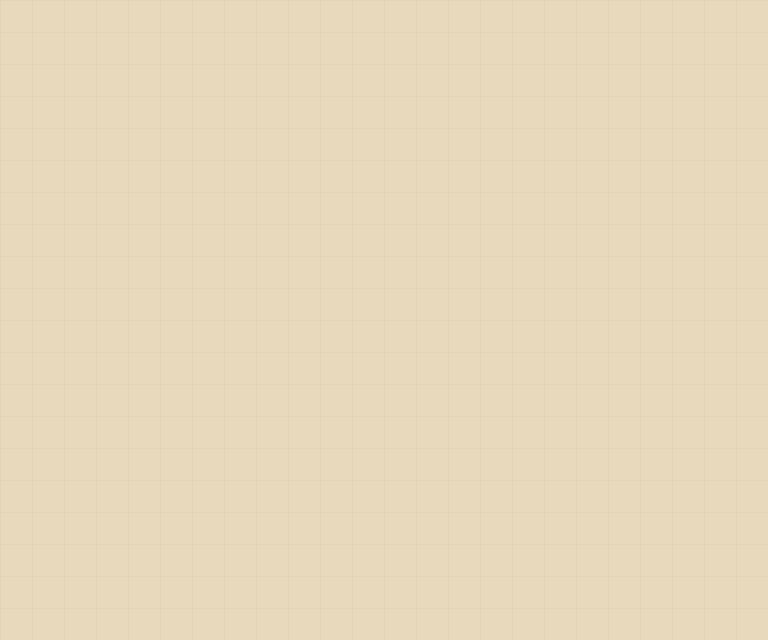

Below is a game level as drawn by its tile map, then a one-line description and the .tmx file that defines it, in full:
An orthogonal 24x20 tile map with 32x32 px tiles, 1 tile layer (01_Ground) and 7 objects.

<map version="1.10" tiledversion="1.10.2" orientation="orthogonal" renderorder="right-down" width="24" height="20" tilewidth="32" tileheight="32" infinite="0"><tileset firstgid="1" name="terrain" tilewidth="32" tileheight="32" tilecount="3" columns="3"><image source="terrain.png" width="96" height="32" /></tileset><objectgroup id="1" name="00_Metadata" /><layer id="2" name="01_Ground" width="24" height="20"><data encoding="csv">3,3,3,3,3,3,3,3,3,3,3,3,3,3,3,3,3,3,3,3,3,3,3,3,3,3,3,3,3,3,3,3,3,3,3,3,3,3,3,3,3,3,3,3,3,3,3,3,3,3,3,3,3,3,3,3,3,3,3,3,3,3,3,3,3,3,3,3,3,3,3,3,3,3,3,3,3,3,3,3,3,3,3,3,3,3,3,3,3,3,3,3,3,3,3,3,3,3,3,3,3,3,3,3,3,3,3,3,3,3,3,3,3,3,3,3,3,3,3,3,3,3,3,3,3,3,3,3,3,3,3,3,3,3,3,3,3,3,3,3,3,3,3,3,3,3,3,3,3,3,3,3,3,3,3,3,3,3,3,3,3,3,3,3,3,3,3,3,3,3,3,3,3,3,3,3,3,3,3,3,3,3,3,3,3,3,3,3,3,3,3,3,3,3,3,3,3,3,3,3,3,3,3,3,3,3,3,3,3,3,3,3,3,3,3,3,3,3,3,3,3,3,3,3,3,3,3,3,3,3,3,3,3,3,3,3,3,3,3,3,3,3,3,3,3,3,3,3,3,3,3,3,3,3,3,3,3,3,3,3,3,3,3,3,3,3,3,3,3,3,3,3,3,3,3,3,3,3,3,3,3,3,3,3,3,3,3,3,3,3,3,3,3,3,3,3,3,3,3,3,3,3,3,3,3,3,3,3,3,3,3,3,3,3,3,3,3,3,3,3,3,3,3,3,3,3,3,3,3,3,3,3,3,3,3,3,3,3,3,3,3,3,3,3,3,3,3,3,3,3,3,3,3,3,3,3,3,3,3,3,3,3,3,3,3,3,3,3,3,3,3,3,3,3,3,3,3,3,3,3,3,3,3,3,3,3,3,3,3,3,3,3,3,3,3,3,3,3,3,3,3,3,3,3,3,3,3,3,3,3,3,3,3,3,3,3,3,3,3,3,3,3,3,3,3,3,3,3,3,3,3,3,3,3,3,3,3,3,3,3,3,3,3,3,3,3,3,3,3,3,3,3,3,3,3,3,3,3,3,3,3,3,3,3,3,3,3,3,3,3,3,3,3,3,3,3,3,3,3,3</data></layer><objectgroup id="3" name="02_Road" /><objectgroup id="4" name="03_Water" /><objectgroup id="5" name="04_Decoration_Back" /><objectgroup id="6" name="05_Plot_Base" /><objectgroup id="7" name="06_Collision"><object id="1" x="64" y="96" width="640" height="64" /><object id="2" x="192" y="329.6" width="160" height="25.6" /><object id="3" x="80" y="364.8" width="160" height="14.4" /><object id="4" x="225.6" y="364.8" width="14.4" height="64" /><object id="5" x="489.6" y="406.4" width="57.6" height="28.8" /><object id="6" x="611.2" y="406.4" width="57.6" height="28.8" /><object id="7" x="560" y="172.8" width="112" height="102.4" /></objectgroup><objectgroup id="8" name="07_NPC_Path" /><objectgroup id="9" name="08_Ghost_Path" /><objectgroup id="10" name="09_Portal" /><objectgroup id="11" name="10_Interaction" /><objectgroup id="12" name="11_Decoration_Front" /><objectgroup id="13" name="12_Weather" /></map>
